Frame 1 (no input): blank canvas, image omitted
Frame 60 (the mouse pressed at the canvas centre just before this capture): blank canvas, image omitted
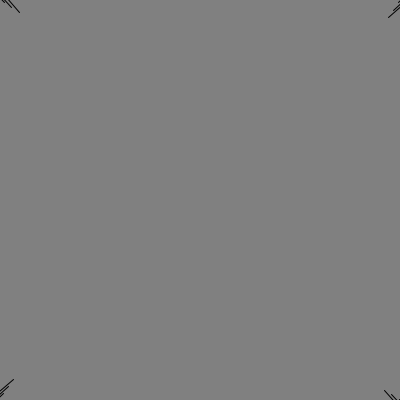
Frame 120 (the mouse held since frame 60 and released just before this capture)

The Processing sketch whose frames 1 and 60 were blank and that drew this single picture after the mouse press (run headless with seeded random() and noise(); from frame 60 on, the mouse is pressed at the canvas centre):

// Processing sketch: processing_1641
// ── processing_1641.pde

/* Circle of Confusion 03
   krismkelley 04.16.09
*/

void setup(){
  size(400, 400);
  colorMode(RGB, 255,255,255,100);
  background(128);
  rectMode(CENTER);
  frameRate(30);
}

float deg = 45;
float rad = radians(deg);
float aX = 0;
float aY = 0;

void draw(){
  pushMatrix();
  popMatrix();
  translate(width/2, height/2);
  rotate(rad+aX);
  line(width, height, width/2-aX, height/2-aY);
  aX = aX + .1;
  aY = aY + .2;
  rad = rad + 1;
  
}
